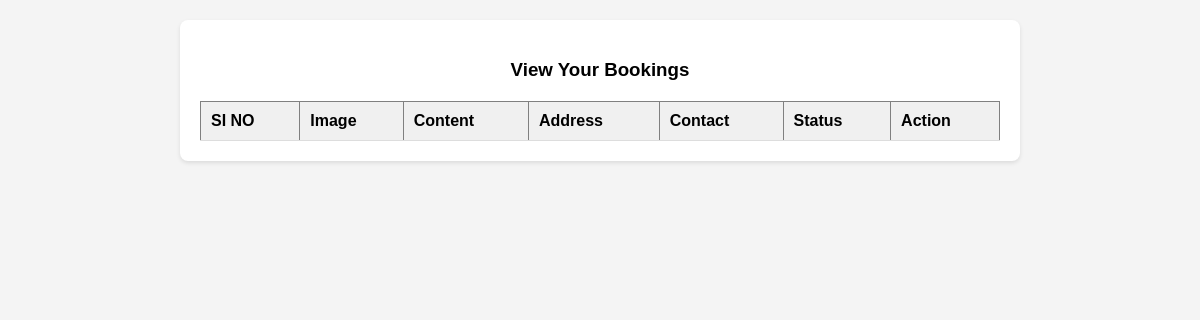
Before: /Organization/mybook/ with the older database file.
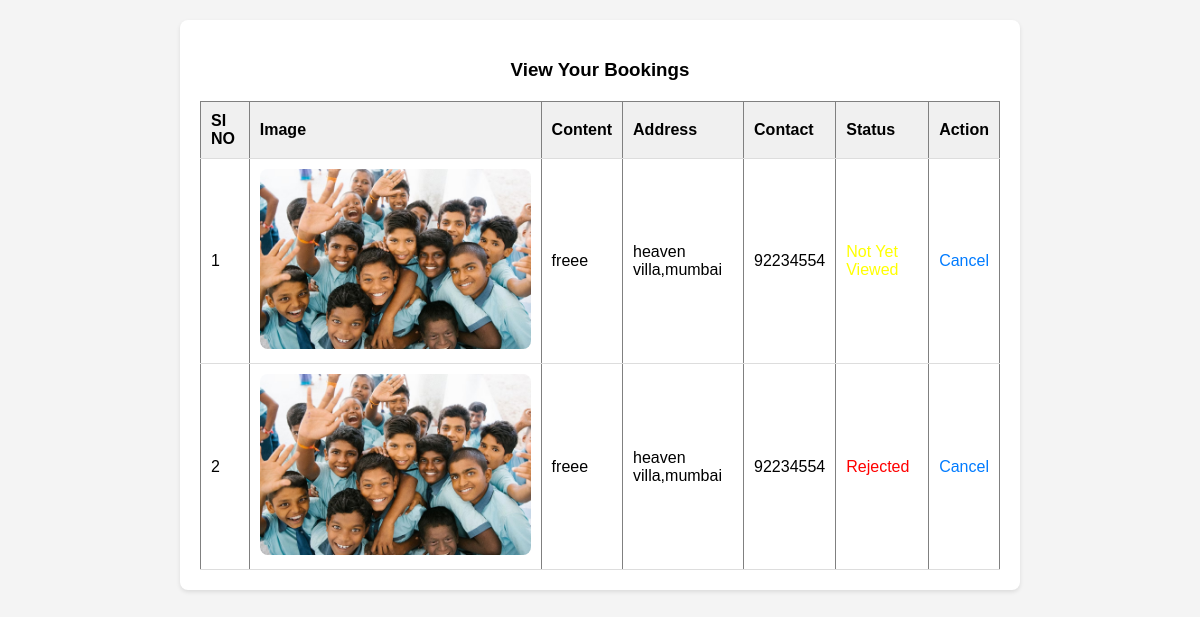
After: the same page with the newer database file.
### Organization/models.py (models this page shows)
class tbl_book(models.Model):
    book_name=models.CharField(max_length=50)
    book_address=models.CharField(max_length=50)
    book_contact=models.CharField(max_length=50)
    post_id=models.ForeignKey(tbl_post,on_delete=models.CASCADE)
    organization_id=models.ForeignKey(tbl_organization,on_delete=models.CASCADE)
    status=models.IntegerField(default=0)

### Helpers/models.py (models this page shows)
class tbl_post(models.Model):
    post_image=models.FileField(upload_to="Post/")
    post_content=models.CharField(max_length=50)
    post_request=models.ForeignKey(tbl_request,on_delete=models.CASCADE)
    helpers=models.ForeignKey(tbl_helper,on_delete=models.CASCADE)

### Organization/views.py (the view)
# urls.py: path('mybook/',views.mybook,name="mybook"),
def mybook(request):
    odata=tbl_book.objects.all()
    return render(request,"Organization/MyBooking.html",{'odata':odata})

### Organization/Templates/Organization/MyBooking.html (shortened to what this page needs)
<!DOCTYPE html>
<html lang="en">
<head>
</head>
<body>
    <div class="container">
        <h3>View Your Bookings</h3>
        <form action="" method="post" enctype="multipart/form-data">
            <table border="1" cellpadding="10">
                <tr>
                    <th>SI NO</th>
                    <th>Image</th>
                    <th>Content</th>
                    <th>Address</th>
                    <th>Contact</th>
                    <th>Status</th>
                    <th>Action</th>
                </tr>
                {% for i in odata %}
                <tr>
                    <td>{{forloop.counter}}</td>
                    <td><img src="{{ i.post_id.post_image.url }}" alt="Image"></td>
                    <td>{{i.post_id.post_content}}</td>
                    <td>{{i.book_address}}</td>
                    <td>{{i.book_contact}}</td>
                    <td>
                        {% if i.status == 1 %}
                        <p class="accepted">Accepted</p>
                        {% elif i.status ==  2 %}
                        <p class="rejected">Rejected</p>
                        {% else %}
                        <p class="not-viewed">Not Yet Viewed</p>
                        {% endif %}
                    </td>
                    <td><a href="#">Cancel</a></td>
                </tr>
                {% endfor %}
            </table>
        </form>
    </div>
</body>
</html>

Changed rows visible on the page:
added tbl_book: post_id.post_image (picture), post_id.post_content "freee", book_address "heaven villa,mumbai", book_contact "92234554", status "Not Yet Viewed"
added tbl_book: post_id.post_image (picture), post_id.post_content "freee", book_address "heaven villa,mumbai", book_contact "92234554", status "Rejected"
